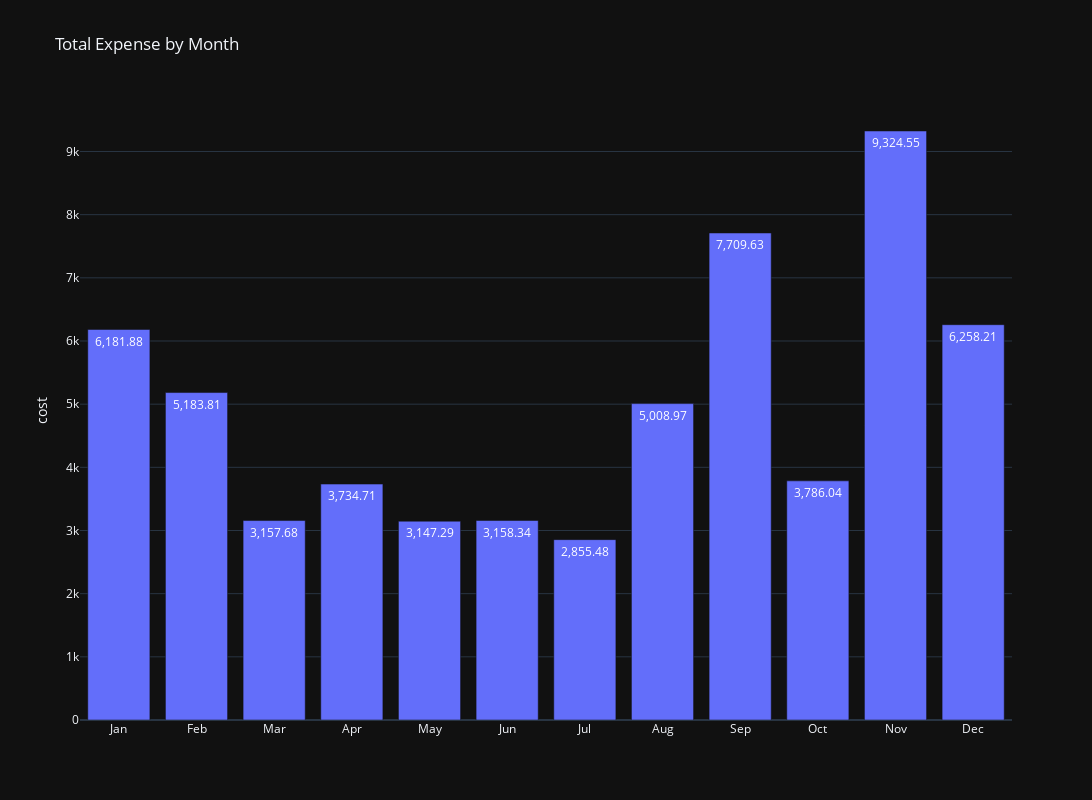

Notebook source saved alongside this figure:
### Markdown cell above
### Smooth Graph Remake

### Code cell
SMOOTH = 1

if SMOOTH == 0:
    tempDF = df.group_by(["monthName", 'month', 'category']).agg(pl.sum("cost")) 
    fig = px.bar(tempDF.to_pandas(), x="monthName", y="cost", color="category",
             title="Total Expense by Month",
             category_orders={"monthName": month_order},
             template='plotly_dark',
             labels={'monthName':''},
             text_auto=True,
             height=800,
             width=1600)

else:
    tempDF = df.group_by(["monthName", 'month']).agg(pl.sum("cost")) 
    fig = px.bar(tempDF.to_pandas(), x="monthName", y="cost",
             title="Total Expense by Month",
             category_orders={"monthName": month_order},
             template='plotly_dark',
             labels={'monthName':''},
             text_auto=True,
             height=800,
             width=1600)



fig.show()

### Figure 1 — Plotly figure (JSON) as saved in the notebook; plotly's stock layout.template omitted (floating-point values rounded to 4 significant figures)
{"data": [{"hovertemplate": "=%{x}<br>cost=%{y}<extra></extra>", "legendgroup": "", "marker": {"color": "#636efa", "pattern": {"shape": ""}}, "name": "", "orientation": "v", "showlegend": false, "textposition": "auto", "texttemplate": "%{y}", "type": "bar", "x": ["Sep", "Jan", "Jun", "Aug", "Dec", "May", "Jul", "Apr", "Mar", "Nov", "Feb", "Oct"], "xaxis": "x", "y": [7710.0, 6182.0, 3158.0, 5009.0, 6258.0, 3147.0, 2855.0, 3735.0, 3158.0, 9325.0, 5184.0, 3786.0], "yaxis": "y"}], "layout": {"barmode": "relative", "height": 800, "legend": {"tracegroupgap": 0}, "title": {"text": "Total Expense by Month"}, "width": 1600, "xaxis": {"anchor": "y", "categoryarray": ["Jan", "Feb", "Mar", "Apr", "May", "Jun", "Jul", "Aug", "Sep", "Oct", "Nov", "Dec"], "categoryorder": "array", "domain": [0, 1], "title": {"text": ""}}, "yaxis": {"anchor": "x", "domain": [0, 1], "title": {"text": "cost"}}}}
